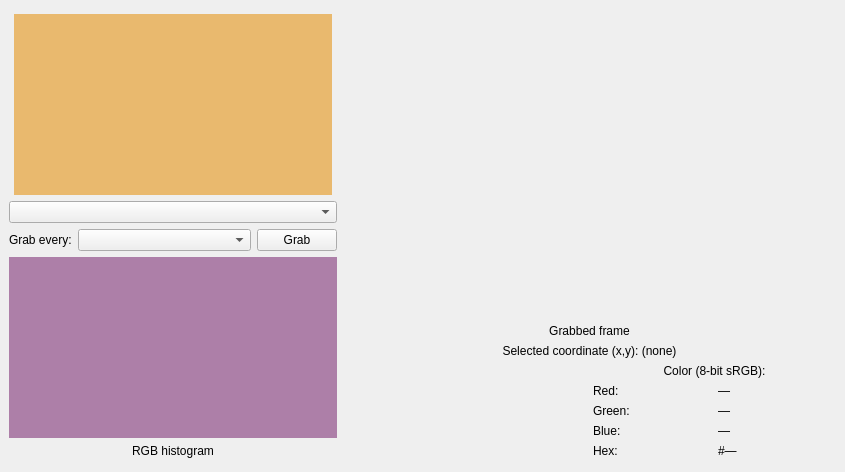
<?xml version="1.0" encoding="UTF-8"?>
<ui version="4.0">
 <class>Analyzer</class>
 <widget class="QMainWindow" name="Analyzer">
  <property name="geometry">
   <rect>
    <x>0</x>
    <y>0</y>
    <width>845</width>
    <height>472</height>
   </rect>
  </property>
  <property name="windowTitle">
   <string>Analyzer</string>
  </property>
  <widget class="QWidget" name="centralwidget">
   <layout class="QHBoxLayout" name="horizontalLayout_3" stretch="2,3">
    <item>
     <layout class="QVBoxLayout" name="left_pane" stretch="0,1,0,0,1,0,0">
      <item>
       <spacer name="verticalSpacer">
        <property name="orientation">
         <enum>Qt::Vertical</enum>
        </property>
        <property name="sizeHint" stdset="0">
         <size>
          <width>20</width>
          <height>5</height>
         </size>
        </property>
       </spacer>
      </item>
      <item>
       <layout class="QHBoxLayout" name="display_centerer" stretch="0,1,0">
        <property name="spacing">
         <number>0</number>
        </property>
        <item>
         <spacer name="display_left_spacer">
          <property name="orientation">
           <enum>Qt::Horizontal</enum>
          </property>
          <property name="sizeHint" stdset="0">
           <size>
            <width>5</width>
            <height>20</height>
           </size>
          </property>
         </spacer>
        </item>
        <item>
         <widget class="GLWidget" name="display" native="true">
          <property name="enabled">
           <bool>true</bool>
          </property>
          <property name="autoFillBackground">
           <bool>false</bool>
          </property>
          <property name="styleSheet">
           <string notr="true">background: rgb(233, 185, 110)</string>
          </property>
         </widget>
        </item>
        <item>
         <spacer name="display_right_spacer">
          <property name="orientation">
           <enum>Qt::Horizontal</enum>
          </property>
          <property name="sizeHint" stdset="0">
           <size>
            <width>5</width>
            <height>20</height>
           </size>
          </property>
         </spacer>
        </item>
       </layout>
      </item>
      <item>
       <layout class="QHBoxLayout" name="grab_horizontal_layout" stretch="1">
        <item>
         <widget class="QComboBox" name="input_box"/>
        </item>
       </layout>
      </item>
      <item>
       <layout class="QHBoxLayout" name="horizontalLayout_4" stretch="0,1,0">
        <item>
         <widget class="QLabel" name="label">
          <property name="text">
           <string>Grab every:</string>
          </property>
         </widget>
        </item>
        <item>
         <widget class="QComboBox" name="grab_frequency_box"/>
        </item>
        <item>
         <widget class="QPushButton" name="grab_btn">
          <property name="text">
           <string>Grab</string>
          </property>
         </widget>
        </item>
       </layout>
      </item>
      <item>
       <widget class="QCustomPlot" name="histogram" native="true">
        <property name="autoFillBackground">
         <bool>false</bool>
        </property>
        <property name="styleSheet">
         <string notr="true">background: rgb(173, 127, 168)</string>
        </property>
       </widget>
      </item>
      <item>
       <widget class="QLabel" name="histogram_label">
        <property name="sizePolicy">
         <sizepolicy hsizetype="Preferred" vsizetype="Fixed">
          <horstretch>0</horstretch>
          <verstretch>0</verstretch>
         </sizepolicy>
        </property>
        <property name="text">
         <string>RGB histogram</string>
        </property>
        <property name="alignment">
         <set>Qt::AlignCenter</set>
        </property>
       </widget>
      </item>
      <item>
       <spacer name="verticalSpacer_2">
        <property name="orientation">
         <enum>Qt::Vertical</enum>
        </property>
        <property name="sizeHint" stdset="0">
         <size>
          <width>20</width>
          <height>5</height>
         </size>
        </property>
       </spacer>
      </item>
     </layout>
    </item>
    <item>
     <layout class="QVBoxLayout" name="right_pane" stretch="0,1,0,0,0,0">
      <item>
       <spacer name="verticalSpacer_3">
        <property name="orientation">
         <enum>Qt::Vertical</enum>
        </property>
        <property name="sizeHint" stdset="0">
         <size>
          <width>20</width>
          <height>5</height>
         </size>
        </property>
       </spacer>
      </item>
      <item>
       <layout class="QHBoxLayout" name="grabbed_frame_enterer" stretch="0,1,0">
        <property name="spacing">
         <number>0</number>
        </property>
        <item>
         <spacer name="grabbed_frame_left_spacer">
          <property name="orientation">
           <enum>Qt::Horizontal</enum>
          </property>
          <property name="sizeHint" stdset="0">
           <size>
            <width>5</width>
            <height>20</height>
           </size>
          </property>
         </spacer>
        </item>
        <item>
         <widget class="QLabel" name="grabbed_frame_label">
          <property name="sizePolicy">
           <sizepolicy hsizetype="Ignored" vsizetype="Ignored">
            <horstretch>1</horstretch>
            <verstretch>1</verstretch>
           </sizepolicy>
          </property>
          <property name="cursor">
           <cursorShape>CrossCursor</cursorShape>
          </property>
          <property name="mouseTracking">
           <bool>true</bool>
          </property>
          <property name="autoFillBackground">
           <bool>false</bool>
          </property>
          <property name="styleSheet">
           <string notr="true">background: color(0,0,0)</string>
          </property>
          <property name="text">
           <string/>
          </property>
          <property name="scaledContents">
           <bool>true</bool>
          </property>
         </widget>
        </item>
        <item>
         <spacer name="grabbed_frame_right_spacer">
          <property name="orientation">
           <enum>Qt::Horizontal</enum>
          </property>
          <property name="sizeHint" stdset="0">
           <size>
            <width>5</width>
            <height>20</height>
           </size>
          </property>
         </spacer>
        </item>
       </layout>
      </item>
      <item>
       <widget class="QLabel" name="grabbed_frame_sublabel">
        <property name="text">
         <string>Grabbed frame</string>
        </property>
        <property name="alignment">
         <set>Qt::AlignCenter</set>
        </property>
       </widget>
      </item>
      <item>
       <widget class="QLabel" name="coord_label">
        <property name="text">
         <string>Selected coordinate (x,y): (none)</string>
        </property>
        <property name="alignment">
         <set>Qt::AlignCenter</set>
        </property>
       </widget>
      </item>
      <item>
       <layout class="QHBoxLayout" name="color_hbox">
        <item>
         <layout class="QVBoxLayout" name="verticalLayout_4">
          <item>
           <widget class="QLabel" name="label_3">
            <property name="text">
             <string/>
            </property>
           </widget>
          </item>
         </layout>
        </item>
        <item>
         <layout class="QVBoxLayout" name="verticalLayout_3">
          <item>
           <widget class="QLabel" name="label_12">
            <property name="text">
             <string>Color (8-bit sRGB):</string>
            </property>
            <property name="alignment">
             <set>Qt::AlignCenter</set>
            </property>
           </widget>
          </item>
          <item>
           <layout class="QGridLayout" name="gridLayout">
            <item row="1" column="0">
             <widget class="QLabel" name="label_6">
              <property name="text">
               <string>Green:</string>
              </property>
             </widget>
            </item>
            <item row="1" column="1">
             <widget class="QLabel" name="green_label">
              <property name="text">
               <string>—</string>
              </property>
             </widget>
            </item>
            <item row="2" column="1">
             <widget class="QLabel" name="blue_label">
              <property name="text">
               <string>—</string>
              </property>
             </widget>
            </item>
            <item row="3" column="0">
             <widget class="QLabel" name="label_2">
              <property name="text">
               <string>Hex:</string>
              </property>
             </widget>
            </item>
            <item row="0" column="1">
             <widget class="QLabel" name="red_label">
              <property name="text">
               <string>—</string>
              </property>
             </widget>
            </item>
            <item row="2" column="0">
             <widget class="QLabel" name="label_7">
              <property name="text">
               <string>Blue:</string>
              </property>
             </widget>
            </item>
            <item row="3" column="1">
             <widget class="QLabel" name="hex_label">
              <property name="text">
               <string>#—</string>
              </property>
             </widget>
            </item>
            <item row="0" column="0">
             <widget class="QLabel" name="label_5">
              <property name="text">
               <string>Red:</string>
              </property>
             </widget>
            </item>
           </layout>
          </item>
         </layout>
        </item>
       </layout>
      </item>
      <item>
       <spacer name="verticalSpacer_4">
        <property name="orientation">
         <enum>Qt::Vertical</enum>
        </property>
        <property name="sizeHint" stdset="0">
         <size>
          <width>20</width>
          <height>5</height>
         </size>
        </property>
       </spacer>
      </item>
     </layout>
    </item>
   </layout>
  </widget>
 </widget>
 <customwidgets>
  <customwidget>
   <class>GLWidget</class>
   <extends>QWidget</extends>
   <header>glwidget.h</header>
  </customwidget>
  <customwidget>
   <class>QCustomPlot</class>
   <extends>QWidget</extends>
   <header>qcustomplot.h</header>
   <container>1</container>
  </customwidget>
 </customwidgets>
 <resources/>
 <connections/>
</ui>
